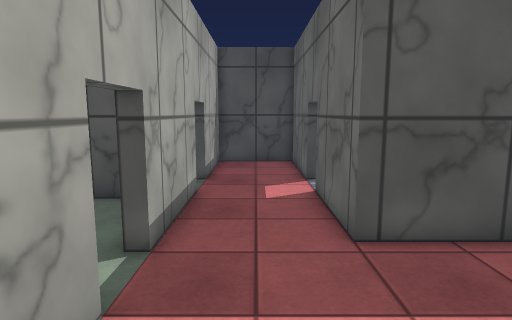
view 1 (above)

17 first-person views from a walk through a scene from a Unity 3-D project. The camera is 1.3 m above the floor, tilts 8° down and sees 75° across. The floor is counted in squares, 0.5 m on a side. Each view is taken from the middle of a square. On the plan, view 1 faces up. The plan holds only what a view shows up to about 20 squares ahead; the rest is blank. The place goes on beyond the plan. The player is left out. Surface patterns are stand-ins for the level's own textures.

view 2
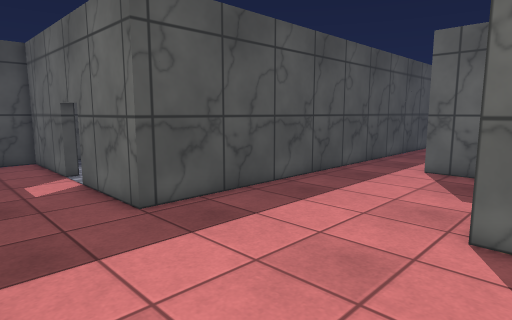

view 3
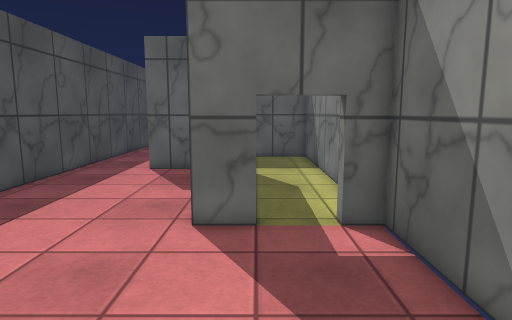

view 4
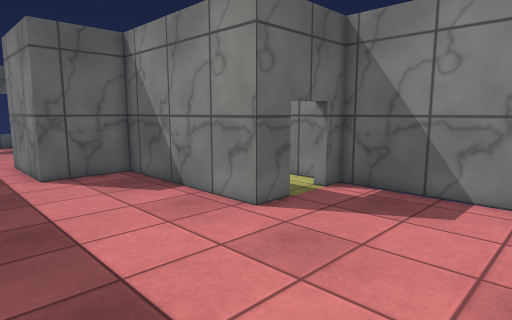

view 5
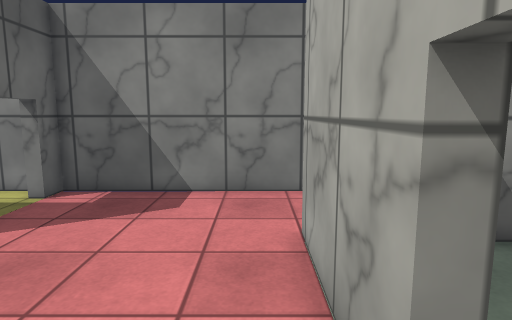

view 6
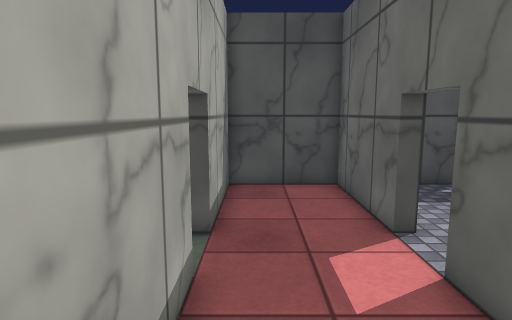

view 7
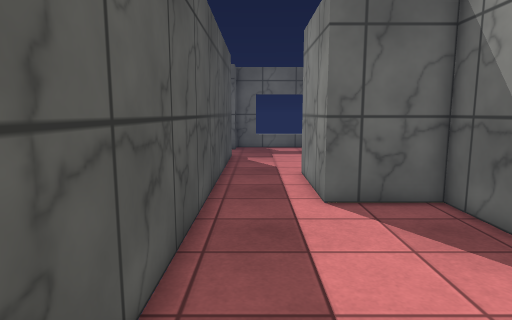

view 8
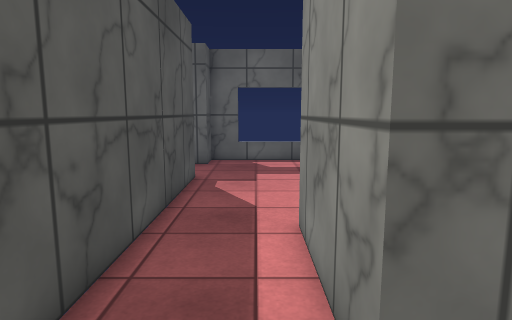

view 9
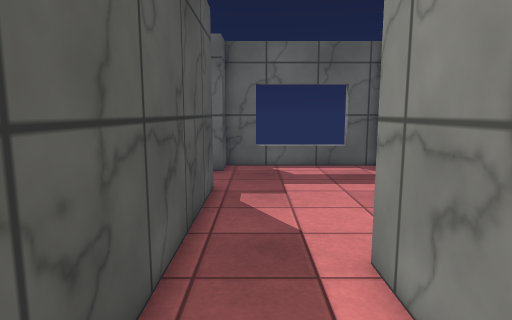

view 10
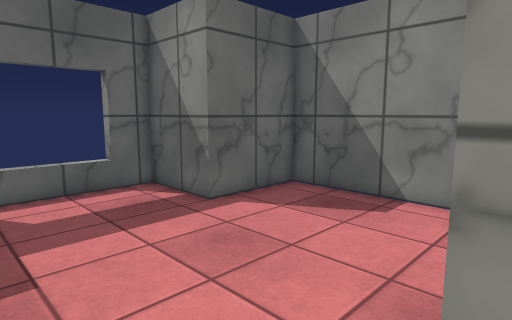

view 11
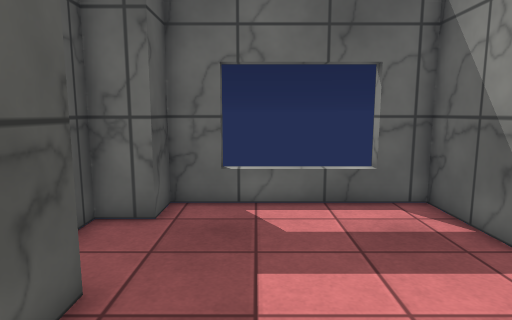

view 12
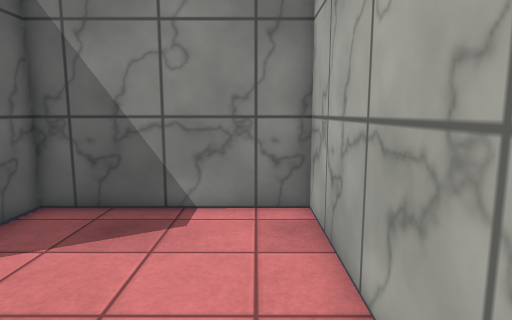

view 13
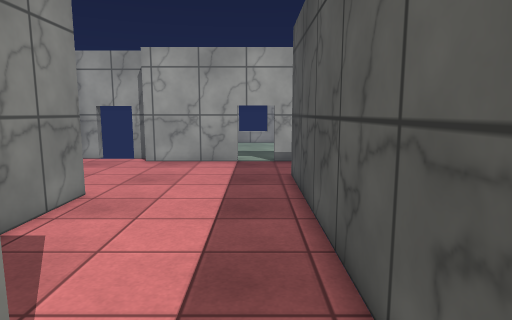

view 14
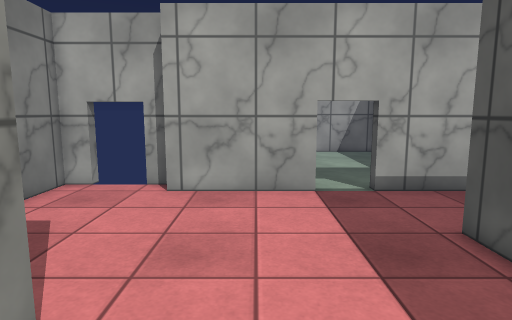

view 15
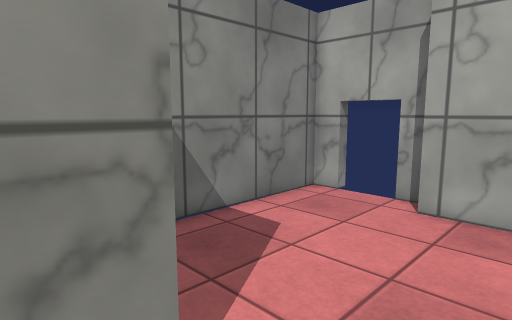

view 16
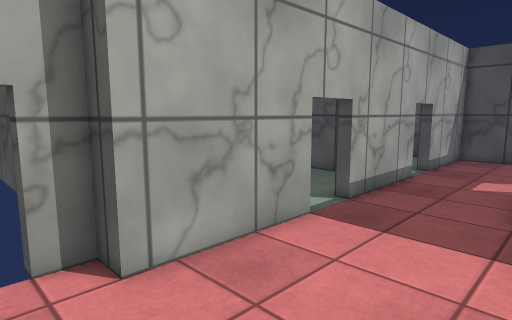

view 17
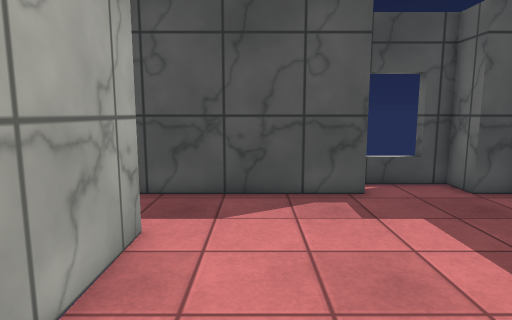

### Floor plan
Points are (right, up) in squares from view 1. A wall is a line through its corners. A room is listed if a view was taken in it or the views show most of it. See-through windows are left out.
Room 1 (views 1, 2, 3, 4, 5, 6, 7, 8, 9, 10, 11, 12, 13, 14, 15, 16)
walls: (5.4, -4) (6, -4); (20.4, 6.5) (2, 6.5) (2, 18) (-2, 18) (-2, -1) (-3, -1) (-3, -5) (5.5, -5) (5.5, -0.5) (13.5, -0.5) (13.5, 3) (18.5, 3)
ways out: opening at (20, 4.5) to room 2
Room 2 (view 17)
walls: (24.6, 6.5) (20.4, 6.5); (18.5, 3) (18.5, -5) (26, -5) (26, -1) (29.5, -1) (29.5, 0.5); (29.5, 5) (29.5, 6.5) (28, 6.5) (28, 8) (26.5, 8); (27, 8) (27, 8.5)
ways out: opening at (20, 4.5) to room 1; gap at (27, 8); gap at (30, 5)

Positions as (right, up) in squares from view 1, and headings:
1: (0, 0), facing up
2: (-2, -2), facing up-right
3: (-2, -2), facing right
4: (-1, 6), facing down-right
5: (-1, 6), facing down
6: (-1, 6), facing up
7: (4, 5), facing right
8: (11, 4), facing right
9: (13, 5), facing right
10: (18, 5), facing down-right
11: (20, 4), facing right
12: (20, 4), facing down
13: (16, 5), facing left
14: (9, 2), facing left
15: (7, 2), facing down-left
16: (3, -3), facing up-left
17: (21, -4), facing up
